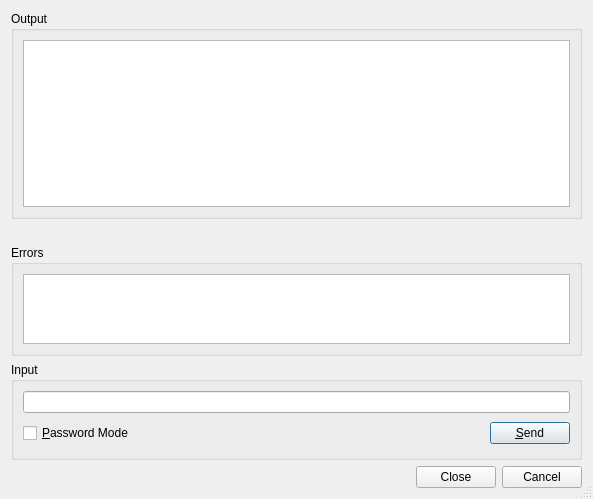
<?xml version="1.0" encoding="UTF-8"?>
<ui version="4.0">
 <class>GitDialog</class>
 <widget class="QDialog" name="GitDialog">
  <property name="geometry">
   <rect>
    <x>0</x>
    <y>0</y>
    <width>593</width>
    <height>499</height>
   </rect>
  </property>
  <property name="windowTitle">
   <string>Git</string>
  </property>
  <property name="sizeGripEnabled">
   <bool>true</bool>
  </property>
  <layout class="QVBoxLayout">
   <item>
    <widget class="QGroupBox" name="outputGroup">
     <property name="sizePolicy">
      <sizepolicy hsizetype="Preferred" vsizetype="Expanding">
       <horstretch>0</horstretch>
       <verstretch>2</verstretch>
      </sizepolicy>
     </property>
     <property name="title">
      <string>Output</string>
     </property>
     <layout class="QVBoxLayout">
      <item>
       <widget class="QTextEdit" name="resultbox">
        <property name="readOnly">
         <bool>true</bool>
        </property>
        <property name="acceptRichText">
         <bool>false</bool>
        </property>
       </widget>
      </item>
     </layout>
    </widget>
   </item>
   <item>
    <widget class="QLabel" name="statusLabel"/>
   </item>
   <item>
    <widget class="QGroupBox" name="errorGroup">
     <property name="sizePolicy">
      <sizepolicy hsizetype="Preferred" vsizetype="Expanding">
       <horstretch>0</horstretch>
       <verstretch>1</verstretch>
      </sizepolicy>
     </property>
     <property name="title">
      <string>Errors</string>
     </property>
     <layout class="QVBoxLayout">
      <item>
       <widget class="QTextEdit" name="errors">
        <property name="readOnly">
         <bool>true</bool>
        </property>
        <property name="acceptRichText">
         <bool>false</bool>
        </property>
       </widget>
      </item>
     </layout>
    </widget>
   </item>
   <item>
    <widget class="QGroupBox" name="inputGroup">
     <property name="title">
      <string>Input</string>
     </property>
     <layout class="QGridLayout">
      <item row="1" column="1">
       <spacer>
        <property name="orientation">
         <enum>Qt::Horizontal</enum>
        </property>
        <property name="sizeType">
         <enum>QSizePolicy::Expanding</enum>
        </property>
        <property name="sizeHint" stdset="0">
         <size>
          <width>327</width>
          <height>29</height>
         </size>
        </property>
       </spacer>
      </item>
      <item row="1" column="2">
       <widget class="QPushButton" name="sendButton">
        <property name="toolTip">
         <string>Press to send the input to the git process</string>
        </property>
        <property name="text">
         <string>&amp;Send</string>
        </property>
        <property name="shortcut">
         <string>Alt+S</string>
        </property>
       </widget>
      </item>
      <item row="0" column="0" colspan="3">
       <widget class="QLineEdit" name="input">
        <property name="toolTip">
         <string>Enter data to be sent to the git process</string>
        </property>
       </widget>
      </item>
      <item row="1" column="0">
       <widget class="QCheckBox" name="passwordCheckBox">
        <property name="toolTip">
         <string>Select to switch the input field to password mode</string>
        </property>
        <property name="text">
         <string>&amp;Password Mode</string>
        </property>
        <property name="shortcut">
         <string>Alt+P</string>
        </property>
       </widget>
      </item>
     </layout>
    </widget>
   </item>
   <item>
    <widget class="QDialogButtonBox" name="buttonBox">
     <property name="orientation">
      <enum>Qt::Horizontal</enum>
     </property>
     <property name="standardButtons">
      <set>QDialogButtonBox::Cancel|QDialogButtonBox::Close</set>
     </property>
    </widget>
   </item>
  </layout>
 </widget>
 <pixmapfunction>qPixmapFromMimeSource</pixmapfunction>
 <tabstops>
  <tabstop>resultbox</tabstop>
  <tabstop>errors</tabstop>
  <tabstop>input</tabstop>
  <tabstop>passwordCheckBox</tabstop>
  <tabstop>sendButton</tabstop>
  <tabstop>buttonBox</tabstop>
 </tabstops>
 <resources/>
 <connections/>
</ui>
